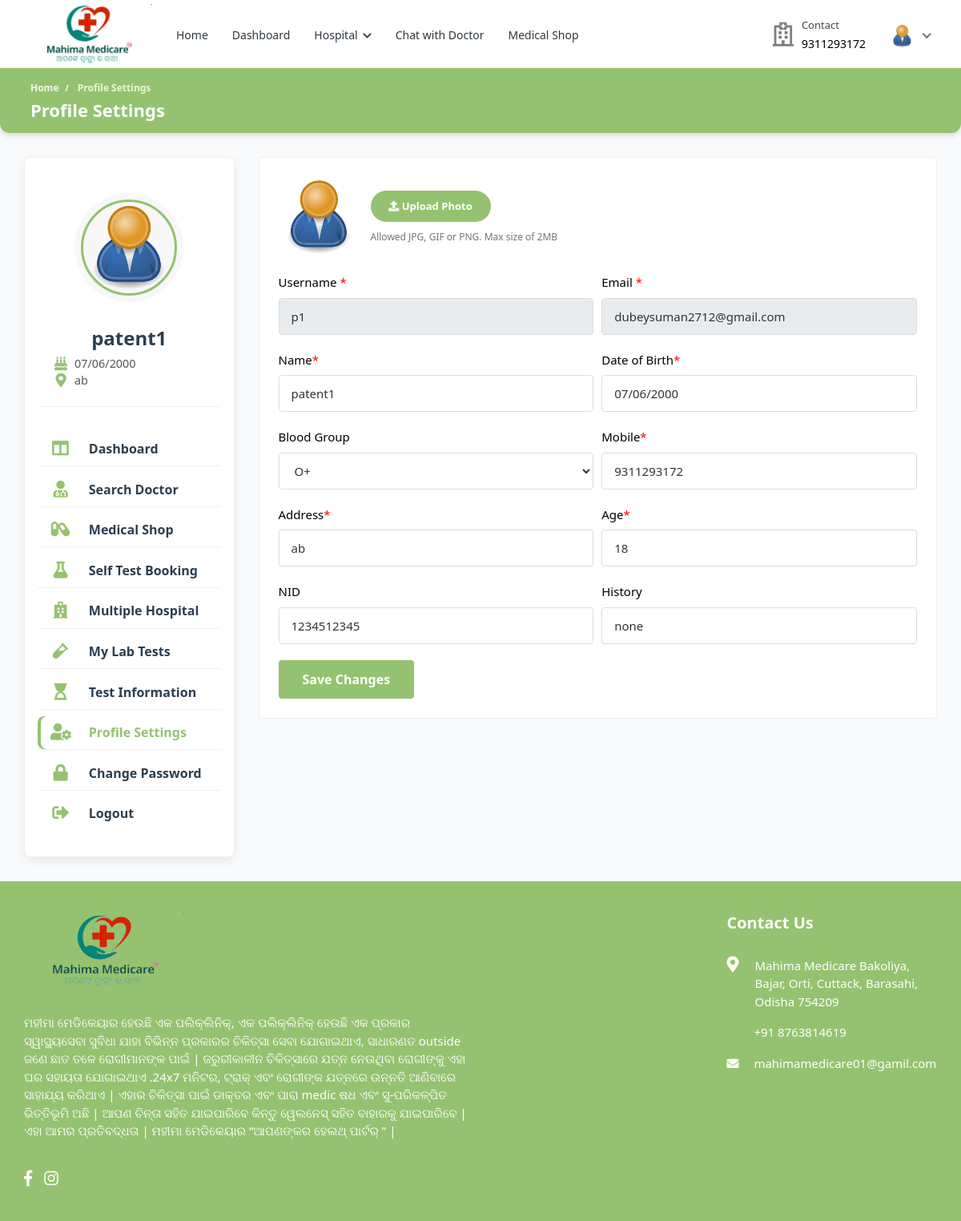
/profile-settings/ (signed in), run on the app's committed database.
### hospital/models.py (models this page shows, shortened)
class Patient(models.Model):
    patient_id = models.AutoField(primary_key=True)
    user = models.OneToOneField(User, on_delete=models.CASCADE, null=True, blank=True, related_name='patient')
    name = models.CharField(max_length=200, null=True, blank=True)
    username = models.CharField(max_length=200, null=True, blank=True)
    age = models.IntegerField(null=True, blank=True)
    email = models.EmailField(max_length=200, null=True, blank=True)
    phone_number = models.IntegerField(null=True, blank=True)
    address = models.CharField(max_length=200, null=True, blank=True)
    featured_image = models.ImageField(upload_to='patients/', default='patients/user-default.png', null=True, blank=True)
    blood_group = models.CharField(max_length=200, null=True, blank=True)
    history = models.CharField(max_length=200, null=True, blank=True)
    dob = models.CharField(max_length=200, null=True, blank=True)
    nid = models.CharField(max_length=200, null=True, blank=True)
    serial_number = models.CharField(max_length=200, null=True, blank=True)
    login_status = models.CharField(max_length=200, null=True, blank=True, default="offline")

### hospital/views.py (the view, shortened to what this page needs)
# urls.py: path('profile-settings/', views.profile_settings, name='profile-settings'),
@csrf_exempt
@login_required(login_url="login")
def profile_settings(request):
    if request.user.is_patient:
        patient = Patient.objects.get(user=request.user)
        old_featured_image = patient.featured_image
        if request.method == 'GET':
            context = {'patient': patient}
            return render(request, 'profile-settings.html', context)
    else:
        redirect('logout')

### templates/profile-settings.html (shortened to what this page needs)
{% load static %}
<!DOCTYPE html>
<html lang="en">
  <head>
    <link
      rel="stylesheet"
      href="{% static 'HealthStack-System/css/Normal/bootstrap.min.css' %}"
    />
    <link
      rel="stylesheet"
      href="{% static 'HealthStack-System/plugins/Normal/fontawesome/css/fontawesome.min.css' %}"
    />
    <link
      rel="stylesheet"
      href="{% static 'HealthStack-System/plugins/Normal/fontawesome/css/all.min.css' %}"
    />
    <link
      rel="stylesheet"
      href="{% static 'HealthStack-System/css/Normal/bootstrap-datetimepicker.min.css' %}"
    />
    <link
      rel="stylesheet"
      href="{% static 'HealthStack-System/plugins/Normal/select2/css/select2.min.css' %}"
    />
    <link
      rel="stylesheet"
      href="{% static 'HealthStack-System/css/Normal/style.css' %}"
    />
    <link href="https://use.fontawesome.com/releases/v5.7.2/css/all.css" rel="stylesheet" />
  </head>
  <body>
    <div class="main-wrapper">
      <header class="header">{% include 'patient_navbar.html' %}</header>
      <div class="breadcrumb-bar" style="background-color: #95C270;">
        <div class="container-fluid"style="background-color: #95C270;">
          <div class="row align-items-center">
            <div class="col-md-12 col-12">
              <nav aria-label="breadcrumb" class="page-breadcrumb">
                <ol class="breadcrumb">
                  <li class="breadcrumb-item"><a href="{% url 'patient-dashboard' %}">Home</a></li>
                  <li class="breadcrumb-item active" aria-current="page">
                    Profile Settings
                  </li>
                </ol>
              </nav>
              <h2 class="breadcrumb-title">Profile Settings</h2>
            </div>
          </div>
        </div>
      </div>
      <div class="content">
        <div class="container-fluid">
          <div class="row">
            <div class="col-md-5 col-lg-4 col-xl-3 theiaStickySidebar">
              <div>{% include 'patient-sidebar.html' %}</div>
            </div>
            <div class="col-md-7 col-lg-8 col-xl-9">
							<div class="card">
								<div class="card-body">
									<form action="{% url 'profile-settings' %}" method="POST" enctype="multipart/form-data">
										<div class="row form-row">
											<div class="col-12 col-md-12">
												<div class="form-group">
													<div class="change-avatar">
														<div class="profile-img">
															<img src="{{patient.featured_image.url}}" alt="User Image">
														</div>
														<div class="upload-img">
															<div class="change-photo-btn" style="background-color: #95C270;">
																<span><i class="fa fa-upload"></i> Upload Photo</span>
															</div>
															<small class="form-text text-muted">Allowed JPG, GIF or PNG. Max size of 2MB</small>
														</div>
													</div>
												</div>
											</div>
                      <div class="col-12 col-md-6">
                        <div class="form-group">
                          <label>Username <span class="text-danger">*</span></label>
                          <input type="text" class="form-control" readonly value="{{patient.username}}" >
                        </div>
											</div>
                      <div class="col-12 col-md-6">
                        <div class="form-group">
                          <label>Email <span class="text-danger">*</span></label>
                          <input type="text" class="form-control" readonly value="{{patient.email}}" >
                        </div>
											</div>
                      <div class="col-12 col-md-6">
												<div class="form-group">
													<label>Name<span class="text-danger">*</span></label>
													<input type="text" class="form-control" value="{{ patient.name }}" name="name">
												</div>
											</div>
											<div class="col-12 col-md-6">
												<div class="form-group">
													<label>Date of Birth<span class="text-danger">*</span></label>
														<input type="text" class="form-control datetimepicker" value="{{patient.dob}}" name="dob">
												</div>
											</div>
											<div class="col-12 col-md-6">
												<div class="form-group">
													<label>Blood Group</label>
													<select class="form-control select" name="blood_group">
                            <option value="{{patient.blood_group}}">{{patient.blood_group}}</option>
													</select>
												</div>
											</div>
											<div class="col-12 col-md-6">
												<div class="form-group">
													<label>Mobile<span class="text-danger">*</span></label>
													<input type="text" value="{{patient.phone_number}}" class="form-control" name="phone_number">
												</div>
											</div>
											<div class="col-12 col-md-6">
												<div class="form-group">
												<label>Address<span class="text-danger">*</span></label>
													<input type="text" class="form-control" value="{{patient.address}}" name="address">
												</div>
											</div>
                      <div class="col-12 col-md-6">
												<div class="form-group">
												<label>Age<span class="text-danger">*</span></label>
													<input type="text" class="form-control" value="{{patient.age}}" name="age">
												</div>
											</div>
											<div class="col-12 col-md-6">
												<div class="form-group">
													<label>NID</label>
													<input type="text" class="form-control" value="{{patient.nid}}" name="nid">
												</div>
											</div>
											<div class="col-12 col-md-6">
												<div class="form-group">
													<label>History</label>
													<input type="text" class="form-control" value="{{patient.history}}" name="history">
												</div>
											</div>
										</div>
                      <div class="submit-section" style="text-align:left;">
                          <button type="submit"
                              class="btn btn-primary submit-btn"
                              style="background-color: #95C270; border: none;">
                              Save Changes
                          </button>
                      </div>
								</div>
							</div>
						</div>
          </div>
        </div>
      </div>
      {% include 'footer.html' %}
    </div>
  </body>
</html>

### templates/patient_navbar.html (shortened to what this page needs)
{% load static %}
<nav class="navbar navbar-expand-lg header-nav">
  <div class="navbar-header">
    <a href="{% url 'hospital_home'%}" class="navbar-brand logo">
      <img
        src="{% static 'HealthStack-System/images/Normal/logo.png' %}"
        class="img-fluid"
        alt="Logo"
      />
    </a>
  </div>
  <div class="main-menu-wrapper">
    <ul class="main-nav">
      <li>
        <a href="{% url 'hospital_home'%}">Home</a>
      </li>
      <li>
        <a href="{% url 'patient-dashboard' %}">Dashboard</a>
      </li>
      <li class="has-submenu">
        <a href="#">Hospital <i class="fas fa-chevron-down"></i></a>
      </li>
      {% if user.is_authenticated and user.is_patient %}
      <li>
        <a href="{% url 'chat-home' pk=user.id %}">Chat with Doctor</a>
      </li>
      {% endif %}
      <li>
        <a href="{% url 'pharmacy_shop' %}">Medical Shop</a>
      </li>
    </ul>
  </div>
  <ul class="nav header-navbar-rht">
    <li class="nav-item contact-item">
      <div class="header-contact-img">
        <i class="far fa-hospital"></i>
      </div>
      <div class="header-contact-detail">
        <p class="contact-header">Contact</p>
        <p class="contact-info-header">{{patient.phone_number}}</p>
      </div>
    </li>
    <li class="nav-item dropdown has-arrow logged-item">
      <a href="#" class="dropdown-toggle nav-link" data-toggle="dropdown">
        <span class="user-img">
          <img
            class="rounded-circle"
            src="{{patient.featured_image.url}}"
            width="31"
            alt="Richard Wilson"
          />
        </span>
      </a>
    </li>
  </ul>
</nav>

### templates/patient-sidebar.html (shortened to what this page needs)
{% load static %}
<div class="profile-sidebar">
  <div class="widget-profile pro-widget-content">
    <div class="profile-info-widget">
      <a href="#" class="booking-doc-img">
        <img src="{{ patient.featured_image.url }}" alt="User Image" loading="lazy" />
      </a>
      <div class="profile-det-info">
        <h3>{{ patient.name }}</h3>
        <div class="patient-details">
          <h5>
            <i class="fas fa-birthday-cake"></i> {{ patient.dob }}
          </h5>
          <h5>
            <i class="fas fa-map-marker-alt"></i> {{ patient.address }}
          </h5>
        </div>
      </div>
    </div>
  </div>
  <nav class="dashboard-menu sidebar">
    <ul>
      <li class="{% if request.resolver_match.url_name == 'patient-dashboard' %}active{% endif %}">
        <a href="{% url 'patient-dashboard' %}">
          <i class="fas fa-columns"></i>
          <span>Dashboard</span>
        </a>
      </li>
      <li class="{% if request.resolver_match.url_name == 'search' %}active{% endif %}">
        <a href="{% url 'search' %}">
          <i class="fas fa-user-md"></i>
          <span>Search Doctor</span>
        </a>
      </li>
      <li class="{% if request.resolver_match.url_name == 'pharmacy_shop' %}active{% endif %}">
        <a href="{% url 'pharmacy_shop' %}">
          <i class="fas fa-capsules"></i>
          <span>Medical Shop</span>
        </a>
      </li>
      <li class="{% if request.resolver_match.url_name == 'standalone-test-booking' %}active{% endif %}">
        <a href="{% url 'standalone-test-booking' %}">
          <i class="fas fa-flask"></i>
          <span>Self Test Booking</span>
        </a>
      </li>
      <li class="{% if request.resolver_match.url_name == 'multiple-hospital' %}active{% endif %}">
        <a href="{% url 'multiple-hospital' %}">
          <i class="fas fa-hospital"></i>
          <span>Multiple Hospital</span>
        </a>
      </li>
      <li class="{% if request.resolver_match.url_name == 'patient-lab-tests' %}active{% endif %}">
        <a href="{% url 'patient-lab-tests' %}">
          <i class="fas fa-vial"></i>
          <span>My Lab Tests</span>
        </a>
      </li>
      <li class="{% if request.resolver_match.url_name == 'doctor-test-list' %}active{% endif %}">
        <a href="{% url 'doctor-test-list' %}" target="_blank">
          <i class="fas fa-hourglass-start"></i>
          <span>Test Information</span>
        </a>
      </li>
      <li class="{% if request.resolver_match.url_name == 'profile-settings' %}active{% endif %}">
        <a href="{% url 'profile-settings' %}">
          <i class="fas fa-user-cog"></i>
          <span>Profile Settings</span>
        </a>
      </li>
      <li class="{% if request.resolver_match.url_name == 'change-password' %}active{% endif %}">
        <a href="{% url 'change-password' pk=user.id %}">
          <i class="fas fa-lock"></i>
          <span>Change Password</span>
        </a>
      </li>
      <li>
        <a href="#" id="logout-link">
          <i class="fas fa-sign-out-alt"></i>
          <span>Logout</span>
        </a>
      </li>
    </ul>
  </nav>
</div>

### templates/profile-settings.html (style rules this page uses)
body { font-family: 'Segoe UI', Tahoma, Geneva, Verdana, sans-serif; background-color: #f9fafb; color: var(--text-dark); margin: 0; padding: 0; }
.breadcrumb-bar { background: linear-gradient(90deg, #95C270, #95C270); padding: 1rem 0.5rem; box-shadow: 0 3px 8px rgb(0 0 0 / 0.12); border-radius: 0 0 12px 12px; }
.breadcrumb-bar .breadcrumb { background: transparent; padding: 0; margin-bottom: 0.3rem; font-weight: 600; }
.breadcrumb-bar .breadcrumb-item a { color: #f0f6e9; transition: color 0.3s ease; }
.breadcrumb-bar .breadcrumb-item.active { color: #e9f7cf; }
.breadcrumb-title { color: #fff; font-weight: 700; font-size: 1.7rem; margin: 0; }

### templates/patient-sidebar.html (style rules this page uses)
:root { --primary-color: #95C270; --text-color: #2c3e50; --bg-color: #fff; --hover-bg-color: #e6f0c8; --border-radius: 8px; --transition-speed: 0.3s; }
.profile-sidebar { background: var(--bg-color); border-radius: var(--border-radius); box-shadow: 0 4px 12px rgb(0 0 0 / 0.08); padding: 1.5rem 1rem; max-width: 400px; font-family: 'Segoe UI', Tahoma, Geneva, Verdana, sans-serif; }
.widget-profile { text-align: center; margin-bottom: 2rem; }
.booking-doc-img img { width: 110px; height: 110px; object-fit: cover; border-radius: 50%; border: 3px solid var(--primary-color); transition: transform var(--transition-speed); }
.profile-det-info h3 { margin-top: 1rem; margin-bottom: 0.5rem; font-weight: 700; font-size: 1.5rem; color: var(--text-color); }
.patient-details h5 { color: #555; font-weight: 500; font-size: 0.9rem; margin: 0.2rem 0; display: flex; align-items: center; gap: 0.5rem; }
.patient-details h5 i { color: var(--primary-color); font-size: 1.1rem; }
.dashboard-menu.sidebar ul { list-style: none; padding: 0; margin: 0; }
.dashboard-menu.sidebar ul li { margin-bottom: 0.5rem; }
.dashboard-menu.sidebar ul li a { display: flex; align-items: center; gap: 0.8rem; padding: 0.65rem 1rem; border-radius: var(--border-radius); color: var(--text-color); font-weight: 600; font-size: 1rem; text-decoration: none; transition: background-color var(--transition-speed), color var(--transition-speed); }
.dashboard-menu.sidebar ul li a i { font-size: 1.3rem; width: 25px; text-align: center; color: var(--primary-color); }
.dashboard-menu.sidebar ul li.active > a { background-color: var(--active-bg-color); color: var(--primary-color) !important; box-shadow: inset 4px 0 0 var(--primary-color); }

### data on the page
Patient: phone_number "9311293172", featured_image (placeholder picture), name "patent1", dob "07/06/2000", address "ab", username "p1", email "dubeysuman2712@gmail.com", blood_group "O+", age "18", nid "1234512345", history "none"
